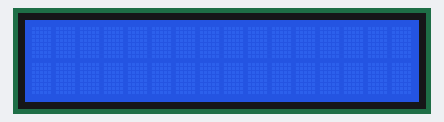
A sketch run on a simulated Arduino Uno, built with avr-gcc and run on an emulated ATmega328P. Parts: 16×2 character LCD.

Above: at 0.1 s.
At 0.6 s:
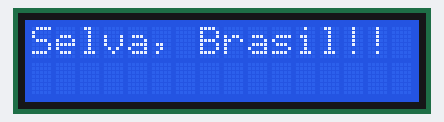

The sketch:

display_lcd.ino
```cpp
#include <LiquidCrystal.h>
                //RS,E,D4,D5,D6,D7
LiquidCrystal lcd(12,11,5,4,3,2);

void setup() {
  // put your setup code here, to run once:
lcd.begin(16,2);
lcd.print("Selva, Brasil!!");
}

void loop() {
  // put your main code here, to run repeatedly:
lcd.noDisplay();
delay(500);
lcd.display();
delay(500);
}
```

Measured:
- what the display in image 1 shows lasts 0.5 s, from 0.6 s to 1.1 s
